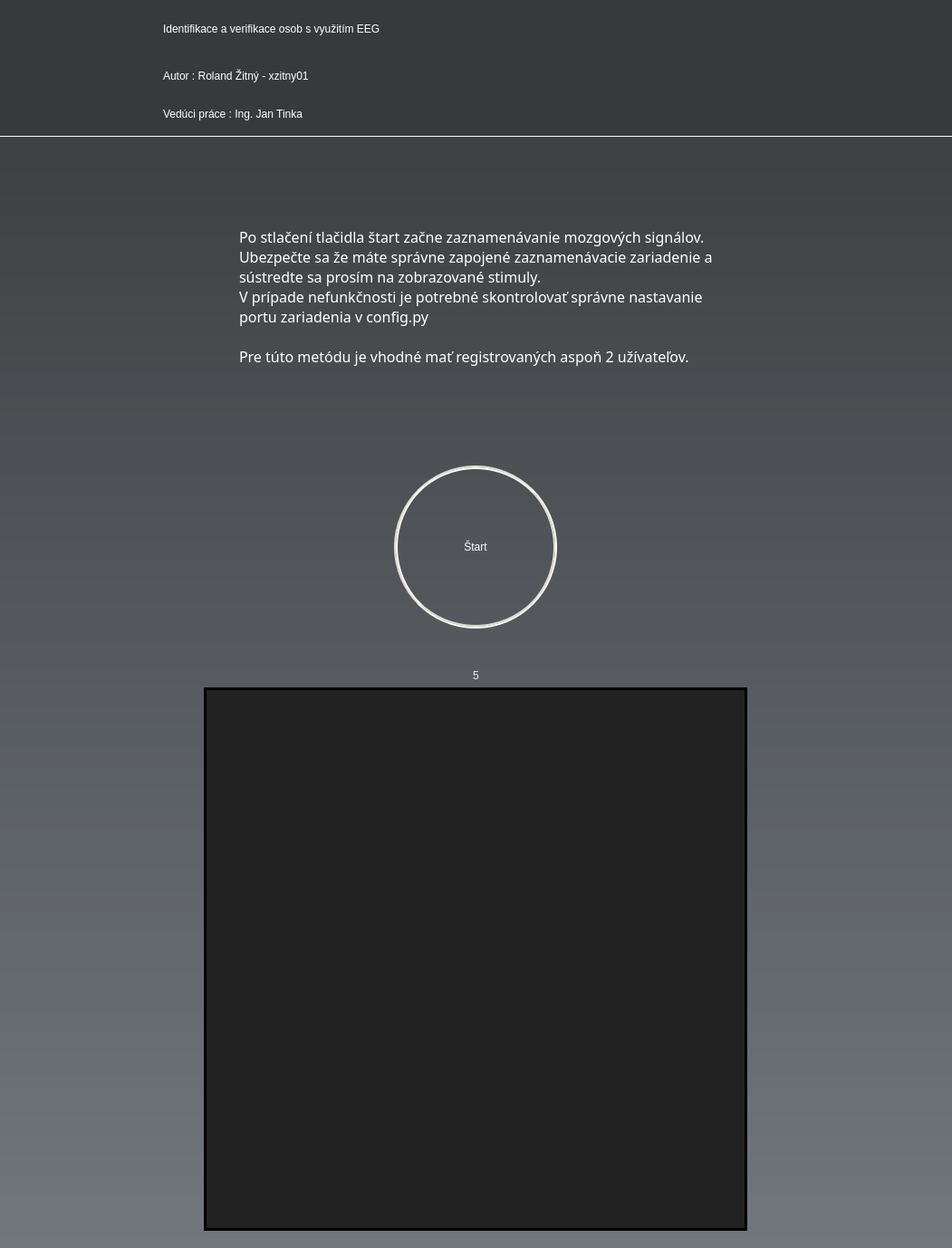
<?xml version="1.0" encoding="UTF-8"?>
<ui version="4.0">
 <class>MainWindow</class>
 <widget class="QMainWindow" name="MainWindow">
  <property name="geometry">
   <rect>
    <x>0</x>
    <y>0</y>
    <width>1051</width>
    <height>1378</height>
   </rect>
  </property>
  <property name="windowTitle">
   <string>NAS</string>
  </property>
  <property name="windowIcon">
   <iconset>
    <normaloff>../../resources/icons/AppIcon.jpeg</normaloff>../../resources/icons/AppIcon.jpeg</iconset>
  </property>
  <widget class="QWidget" name="centralwidget">
   <property name="styleSheet">
    <string notr="true">background-color: qlineargradient(spread:pad, x1:0 y1:0, x2:0 y2:1, stop:0 #373a3c, stop:1 #72777d);</string>
   </property>
   <layout class="QVBoxLayout" name="verticalLayout_2">
    <property name="leftMargin">
     <number>0</number>
    </property>
    <property name="topMargin">
     <number>0</number>
    </property>
    <property name="rightMargin">
     <number>0</number>
    </property>
    <property name="bottomMargin">
     <number>10</number>
    </property>
    <item>
     <widget class="QWidget" name="Header" native="true">
      <property name="minimumSize">
       <size>
        <width>0</width>
        <height>151</height>
       </size>
      </property>
      <property name="maximumSize">
       <size>
        <width>16777215</width>
        <height>151</height>
       </size>
      </property>
      <property name="styleSheet">
       <string notr="true">background-color: #373a3c;
border-bottom: 1px solid white;</string>
      </property>
      <layout class="QGridLayout" name="gridLayout" rowstretch="0" columnstretch="0,0">
       <property name="leftMargin">
        <number>0</number>
       </property>
       <property name="topMargin">
        <number>0</number>
       </property>
       <property name="rightMargin">
        <number>0</number>
       </property>
       <property name="bottomMargin">
        <number>0</number>
       </property>
       <property name="horizontalSpacing">
        <number>30</number>
       </property>
       <item row="0" column="0">
        <widget class="QLabel" name="label">
         <property name="minimumSize">
          <size>
           <width>150</width>
           <height>150</height>
          </size>
         </property>
         <property name="maximumSize">
          <size>
           <width>150</width>
           <height>150</height>
          </size>
         </property>
         <property name="styleSheet">
          <string notr="true">border-bottom: none;</string>
         </property>
         <property name="text">
          <string/>
         </property>
         <property name="pixmap">
          <pixmap>../../resources/icons/FitIcon.png</pixmap>
         </property>
         <property name="scaledContents">
          <bool>true</bool>
         </property>
         <property name="alignment">
          <set>Qt::AlignLeading|Qt::AlignLeft|Qt::AlignTop</set>
         </property>
         <property name="margin">
          <number>1</number>
         </property>
         <property name="indent">
          <number>0</number>
         </property>
        </widget>
       </item>
       <item row="0" column="1">
        <layout class="QVBoxLayout" name="verticalLayout_3">
         <property name="spacing">
          <number>0</number>
         </property>
         <item>
          <widget class="QLabel" name="label_2">
           <property name="minimumSize">
            <size>
             <width>0</width>
             <height>60</height>
            </size>
           </property>
           <property name="maximumSize">
            <size>
             <width>16777215</width>
             <height>60</height>
            </size>
           </property>
           <property name="styleSheet">
            <string notr="true">color: rgb(255, 255, 255);
font: 63 26pt &quot;Yu Gothic UI Semibold&quot;;
border-bottom: none;</string>
           </property>
           <property name="text">
            <string>Identifikace a verifikace osob s využitím EEG</string>
           </property>
          </widget>
         </item>
         <item>
          <widget class="QLabel" name="label_3">
           <property name="maximumSize">
            <size>
             <width>16777215</width>
             <height>40</height>
            </size>
           </property>
           <property name="styleSheet">
            <string notr="true">font: 63 12pt &quot;Yu Gothic UI Semibold&quot;;
color: rgb(255, 255, 255);
border-bottom: none;</string>
           </property>
           <property name="text">
            <string>Autor : Roland Žitný - xzitny01</string>
           </property>
          </widget>
         </item>
         <item>
          <widget class="QLabel" name="label_4">
           <property name="maximumSize">
            <size>
             <width>16777215</width>
             <height>40</height>
            </size>
           </property>
           <property name="styleSheet">
            <string notr="true">font: 63 12pt &quot;Yu Gothic UI Semibold&quot;;
color: rgb(255, 255, 255);
border-bottom: none;</string>
           </property>
           <property name="text">
            <string>Vedúci práce : Ing. Jan Tinka</string>
           </property>
          </widget>
         </item>
        </layout>
       </item>
      </layout>
     </widget>
    </item>
    <item>
     <widget class="QWidget" name="StimuliInfoWidget" native="true">
      <property name="styleSheet">
       <string notr="true">background-color: rgba(255, 255, 255, 0);</string>
      </property>
      <layout class="QVBoxLayout" name="StimuliInfoLayout">
       <property name="topMargin">
        <number>60</number>
       </property>
       <item alignment="Qt::AlignHCenter|Qt::AlignVCenter">
        <widget class="QLabel" name="StimPresInfo">
         <property name="minimumSize">
          <size>
           <width>0</width>
           <height>170</height>
          </size>
         </property>
         <property name="maximumSize">
          <size>
           <width>16777215</width>
           <height>171</height>
          </size>
         </property>
         <property name="styleSheet">
          <string notr="true">font: 12pt Bahnschrift SemiBold;
color: white;</string>
         </property>
         <property name="text">
          <string>Po stlačení tlačidla štart začne zaznamenávanie mozgových signálov.
Ubezpečte sa že máte správne zapojené zaznamenávacie zariadenie a
sústredte sa prosím na zobrazované stimuly.
V prípade nefunkčnosti je potrebné skontrolovať správne nastavanie
portu zariadenia v config.py

Pre túto metódu je vhodné mať registrovaných aspoň 2 užívateľov.</string>
         </property>
        </widget>
       </item>
       <item>
        <spacer name="verticalSpacer">
         <property name="orientation">
          <enum>Qt::Vertical</enum>
         </property>
         <property name="sizeType">
          <enum>QSizePolicy::Fixed</enum>
         </property>
         <property name="sizeHint" stdset="0">
          <size>
           <width>20</width>
           <height>50</height>
          </size>
         </property>
        </spacer>
       </item>
       <item alignment="Qt::AlignHCenter|Qt::AlignVCenter">
        <widget class="QPushButton" name="StartRecording">
         <property name="minimumSize">
          <size>
           <width>180</width>
           <height>180</height>
          </size>
         </property>
         <property name="maximumSize">
          <size>
           <width>180</width>
           <height>180</height>
          </size>
         </property>
         <property name="styleSheet">
          <string notr="true">QPushButton{
background-color: qradialgradient(cx:0, cy:0, radius: 1,
                fx:0.5, fy:0.5, stop:0 #81B622 ,stop:0.5 #59981A stop:1 #3D550C);
border-radius: 90px;
border-width: 4px;
border-style: groove;
border-color: #E2DED0;
font: 63 18pt &quot;Bahnschrift SemiBold&quot;;
color: white;
}

QPushButton::hover
{
background-color: qradialgradient(cx:0, cy:0, radius: 1,
                fx:0.5, fy:0.5, stop:0 #91cc27 ,stop:0.5 #5fa31c stop:1 #507010);;
border-color: #adaa9e;
}

QPushButton::pressed {
border-width: 3px;
border-color: #adaa9e;
}</string>
         </property>
         <property name="text">
          <string>Štart</string>
         </property>
        </widget>
       </item>
      </layout>
     </widget>
    </item>
    <item>
     <widget class="QWidget" name="StimuliLayoutWidget" native="true">
      <property name="styleSheet">
       <string notr="true">background-color: rgba(255, 255, 255, 0);</string>
      </property>
      <layout class="QVBoxLayout" name="StimuliLayout">
       <item alignment="Qt::AlignHCenter|Qt::AlignVCenter">
        <widget class="QLabel" name="StartTimerLabel">
         <property name="styleSheet">
          <string notr="true">font: 80pt &quot;OCR A Extended&quot;;
color: #EEEDE7;</string>
         </property>
         <property name="text">
          <string>5</string>
         </property>
        </widget>
       </item>
       <item alignment="Qt::AlignHCenter|Qt::AlignVCenter">
        <widget class="QLabel" name="StimuliImage">
         <property name="minimumSize">
          <size>
           <width>600</width>
           <height>600</height>
          </size>
         </property>
         <property name="maximumSize">
          <size>
           <width>600</width>
           <height>600</height>
          </size>
         </property>
         <property name="styleSheet">
          <string notr="true">background-color: rgb(34, 34, 34);
border: 3px solid black</string>
         </property>
         <property name="text">
          <string/>
         </property>
         <property name="scaledContents">
          <bool>true</bool>
         </property>
        </widget>
       </item>
      </layout>
     </widget>
    </item>
   </layout>
  </widget>
 </widget>
 <resources/>
 <connections/>
</ui>
